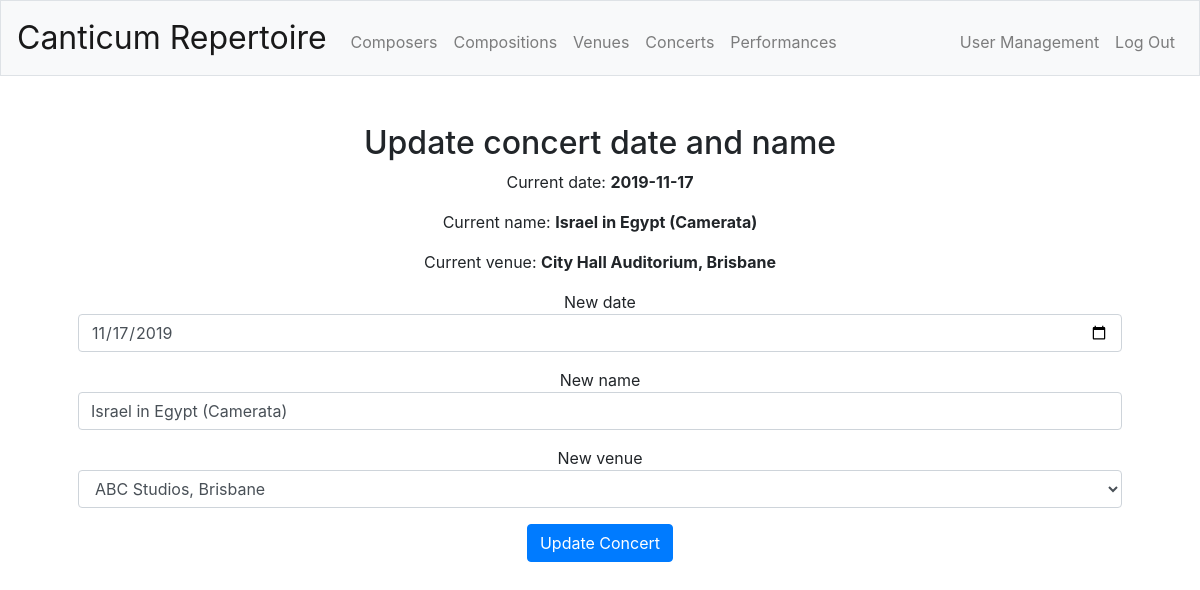
The page /concertedit?id=2 (signed in) on the database its author committed.
### tables this page shows
CREATE TABLE 'concerts' ('concert_id' integer PRIMARY KEY AUTOINCREMENT NOT NULL, 'concert_date' date NOT NULL, 'concert_name' text, 'venue_id' integer);

CREATE TABLE 'venues' ('venue_id' integer PRIMARY KEY AUTOINCREMENT NOT NULL, 'venue_name' text NOT NULL);

### app.py (the view)
@app.route("/concertedit", methods=["GET", "POST"])
@login_required
def concertedit():
    if request.method == "POST":
        if not request.form.get("name"):
            return apology("must provide name", 403)
        concert_id = request.form.get("id")
        date = request.form.get("date")
        name = request.form.get("name")
        venue_name = request.form.get("venue")
        rows = db.execute("SELECT venue_id FROM venues WHERE venue_name = :venue_name", venue_name=venue_name)
        venue_id = rows[0]["venue_id"]
        db.execute("UPDATE concerts SET concert_date = :date, concert_name = :name, venue_id = :venue_id WHERE concert_id = :concert_id", date=date, name=name, venue_id=venue_id, concert_id=concert_id)
        concerts = list_concerts()
        venues = list_venues()
        flash("Concert updated!")
        return render_template("concerts.html", concerts=concerts, venues=venues)
    else:
        concert_id = request.args.get('id')
        rows = db.execute("SELECT * FROM concerts t JOIN venues v ON t.venue_id = v.venue_id WHERE concert_id = :concert_id", concert_id=concert_id)
        concert_date = rows[0]["concert_date"]
        concert_name = rows[0]["concert_name"]
        current_venue_id = rows[0]["venue_id"]
        venue_name = rows[0]["venue_name"]
        venues = list_venues()
        return render_template("concertedit.html", concert_id=concert_id, concert_date=concert_date, concert_name=concert_name, current_venue_id=current_venue_id, venue_name=venue_name, venues=venues)

### app.py (called while the page is built)
@app.after_request
def after_request(response):
    response.headers["Cache-Control"] = "no-cache, no-store, must-revalidate"
    response.headers["Expires"] = 0
    response.headers["Pragma"] = "no-cache"
    return response

def list_venues():
    rows = db.execute("SELECT * FROM venues ORDER BY venue_name")
    l_venues = []
    for place in rows:
        place_info = {}
        place_info['venue_id'] = place['venue_id']
        place_info['venue_name'] = place['venue_name']
        l_venues.append(place_info)
    return l_venues

### helpers.py (called while the page is built)
def login_required(f):
    @wraps(f)
    def decorated_function(*args, **kwargs):
        if session.get("user_id") is None:
            return redirect("/login")
        return f(*args, **kwargs)
    return decorated_function

### templates/concertedit.html (shortened to what this page needs)
{% extends "layout.html" %}
{% block main %}
    <h2>Update concert date and name</h2>
    <p>Current date: <b>{{ concert_date }}</b></p>
    <p>Current name: <b>{{ concert_name }}</b></p>
    <p>Current venue: <b>{{ venue_name }}</b></p>
    <form action="/concertedit" method="post">
        <div class="form-group">
            New date <input class="form-control" name="date" type="date" value="{{ concert_date }}">
        </div>
        <div class="form-group">
            New name <input class="form-control" name="name" value="{{ concert_name }}" type="text">
        </div>
        <div class="form-group">
            New venue <select class="form-control" name="venue" placeholder="Venue">
                {% for venue in venues %}
                    <option value="{{ venue.venue_name }}">{{ venue.venue_name }}</option>
                {% endfor %}
            </select>
        </div>
        <button class="btn btn-primary" type="submit">Update Concert</button>
    </form>
{% endblock %}

### static/styles.css (style rules this page uses)
main .form-control { display: inline-block; }

### rows shown on the page
concerts: concert_date "2019-11-17", concert_name "Israel in Egypt (Camerata)", date "11/17/2019", name "Israel in Egypt (Camerata)"
venues: venue_name "City Hall Auditorium, Brisbane"

### other values the page prints
form field venue "ABC Studios, Brisbane"
